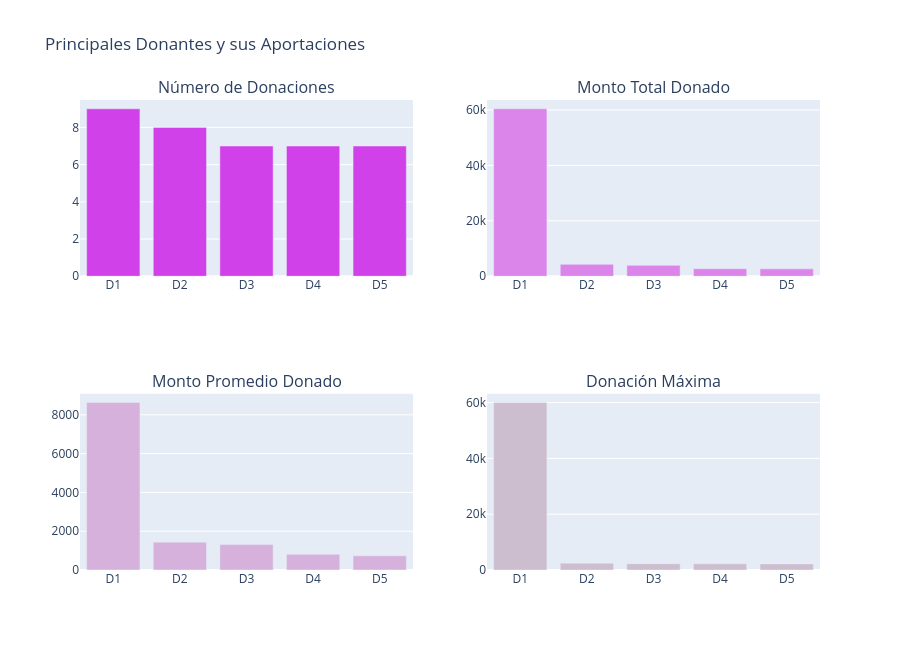

The cell this chart's notebook holds for it:
### Markdown cell above
Identifiquemos a los donantes que realizaron las mayores contribuciones y sus valores. Por ejemplo:

3.3.1 Donantes con el mayor número de donaciones
3.3.2 Donantes con las mayores cantidades totales
3.3.3 Donantes con las mayores cantidades promedio en donaciones individuales
3.3.4 Donantes con la mayor cantidad en una sola donación

### Code cell
# Función para crear barras
def bar_ver_noagg(x, y, title, color, lm=None, rt=False):
    return go.Bar(
        x=x,
        y=y,
        marker=dict(color=color),
        name=title,
        hoverinfo='x+y'
    )

# ==========================================
# Información general de los donantes
# ==========================================

tempdf = donations_df.groupby('Donor ID').agg({
    'Donor ID': 'count',
    'Donation Amount': 'sum'
}).rename(columns={
    'Donor ID': 'Total de Donaciones',
    'Donation Amount': 'Monto Total Donado'
}).reset_index()

tempdf['Monto Promedio Donado'] = (
    tempdf['Monto Total Donado'] /
    tempdf['Total de Donaciones']
)

# -------------------------
# Mayor número de donaciones
# -------------------------

tempdf1 = tempdf.sort_values('Total de Donaciones', ascending=False)

x = ["D" + str(i + 1) for i in range(5)]
y = tempdf1.head(5)['Total de Donaciones']

tr1 = bar_ver_noagg(
    x,
    y,
    'Número de Donaciones',
    '#d141ea'
)

# -------------------------
# Mayor monto donado
# -------------------------

tempdf1 = tempdf.sort_values('Monto Total Donado', ascending=False)

x = ["D" + str(i + 1) for i in range(5)]
y = tempdf1.head(5)['Monto Total Donado']

tr2 = bar_ver_noagg(
    x,
    y,
    'Monto Total Donado',
    '#db85ea'
)

# -------------------------
# Mayor promedio donado
# -------------------------

tempdf1 = tempdf.sort_values('Monto Promedio Donado', ascending=False)

x = ["D" + str(i + 1) for i in range(5)]
y = tempdf1.head(5)['Monto Promedio Donado']

tr3 = bar_ver_noagg(
    x,
    y,
    'Monto Promedio por Donación',
    '#d5b1db'
)

# ==========================================
# Donación máxima realizada por un donante
# ==========================================

tempdf_max = donations_df.groupby('Donor ID').agg({
    'Donor ID': 'count',
    'Donation Amount': 'max'
}).rename(columns={
    'Donor ID': 'Total de Donaciones',
    'Donation Amount': 'Donación Máxima'
}).reset_index()

tempdf_max = tempdf_max.sort_values(
    'Donación Máxima',
    ascending=False
)

x = ["D" + str(i + 1) for i in range(5)]
y = tempdf_max.head(5)['Donación Máxima']

tr4 = bar_ver_noagg(
    x,
    y,
    'Donación Máxima',
    '#ccbece'
)

# ==========================================
# Crear la figura
# ==========================================

fig = make_subplots(
    rows=2,
    cols=2,
    subplot_titles=[
        'Número de Donaciones',
        'Monto Total Donado',
        'Monto Promedio Donado',
        'Donación Máxima'
    ]
)

fig.add_trace(tr1, row=1, col=1)
fig.add_trace(tr2, row=1, col=2)
fig.add_trace(tr3, row=2, col=1)
fig.add_trace(tr4, row=2, col=2)

fig.update_layout(
    height=650,
    showlegend=False,
    title='Principales Donantes y sus Aportaciones'
)

iplot(fig)

### Figure 1 — Plotly figure (JSON) as saved in the notebook; plotly's stock layout.template omitted (floating-point values rounded to 4 significant figures)
{"data": [{"hoverinfo": "x+y", "marker": {"color": "#d141ea"}, "name": "Número de Donaciones", "type": "bar", "x": ["D1", "D2", "D3", "D4", "D5"], "xaxis": "x", "y": [9, 8, 7, 7, 7], "yaxis": "y"}, {"hoverinfo": "x+y", "marker": {"color": "#db85ea"}, "name": "Monto Total Donado", "type": "bar", "x": ["D1", "D2", "D3", "D4", "D5"], "xaxis": "x2", "y": [60420.0, 4301.0, 3926.0, 2733.0, 2667.0], "yaxis": "y2"}, {"hoverinfo": "x+y", "marker": {"color": "#d5b1db"}, "name": "Monto Promedio por Donación", "type": "bar", "x": ["D1", "D2", "D3", "D4", "D5"], "xaxis": "x3", "y": [8631.0, 1434.0, 1309.0, 808.7, 731.1], "yaxis": "y3"}, {"hoverinfo": "x+y", "marker": {"color": "#ccbece"}, "name": "Donación Máxima", "type": "bar", "x": ["D1", "D2", "D3", "D4", "D5"], "xaxis": "x4", "y": [60000.0, 2420.0, 2248.0, 2219.0, 2190.0], "yaxis": "y4"}], "layout": {"annotations": [{"font": {"size": 16}, "showarrow": false, "text": "Número de Donaciones", "x": 0.225, "xanchor": "center", "xref": "paper", "y": 1, "yanchor": "bottom", "yref": "paper"}, {"font": {"size": 16}, "showarrow": false, "text": "Monto Total Donado", "x": 0.775, "xanchor": "center", "xref": "paper", "y": 1, "yanchor": "bottom", "yref": "paper"}, {"font": {"size": 16}, "showarrow": false, "text": "Monto Promedio Donado", "x": 0.225, "xanchor": "center", "xref": "paper", "y": 0.375, "yanchor": "bottom", "yref": "paper"}, {"font": {"size": 16}, "showarrow": false, "text": "Donación Máxima", "x": 0.775, "xanchor": "center", "xref": "paper", "y": 0.375, "yanchor": "bottom", "yref": "paper"}], "height": 650, "showlegend": false, "title": {"text": "Principales Donantes y sus Aportaciones"}, "xaxis": {"anchor": "y", "domain": [0, 0.45]}, "xaxis2": {"anchor": "y2", "domain": [0.55, 1]}, "xaxis3": {"anchor": "y3", "domain": [0, 0.45]}, "xaxis4": {"anchor": "y4", "domain": [0.55, 1]}, "yaxis": {"anchor": "x", "domain": [0.625, 1]}, "yaxis2": {"anchor": "x2", "domain": [0.625, 1]}, "yaxis3": {"anchor": "x3", "domain": [0, 0.375]}, "yaxis4": {"anchor": "x4", "domain": [0, 0.375]}}}
